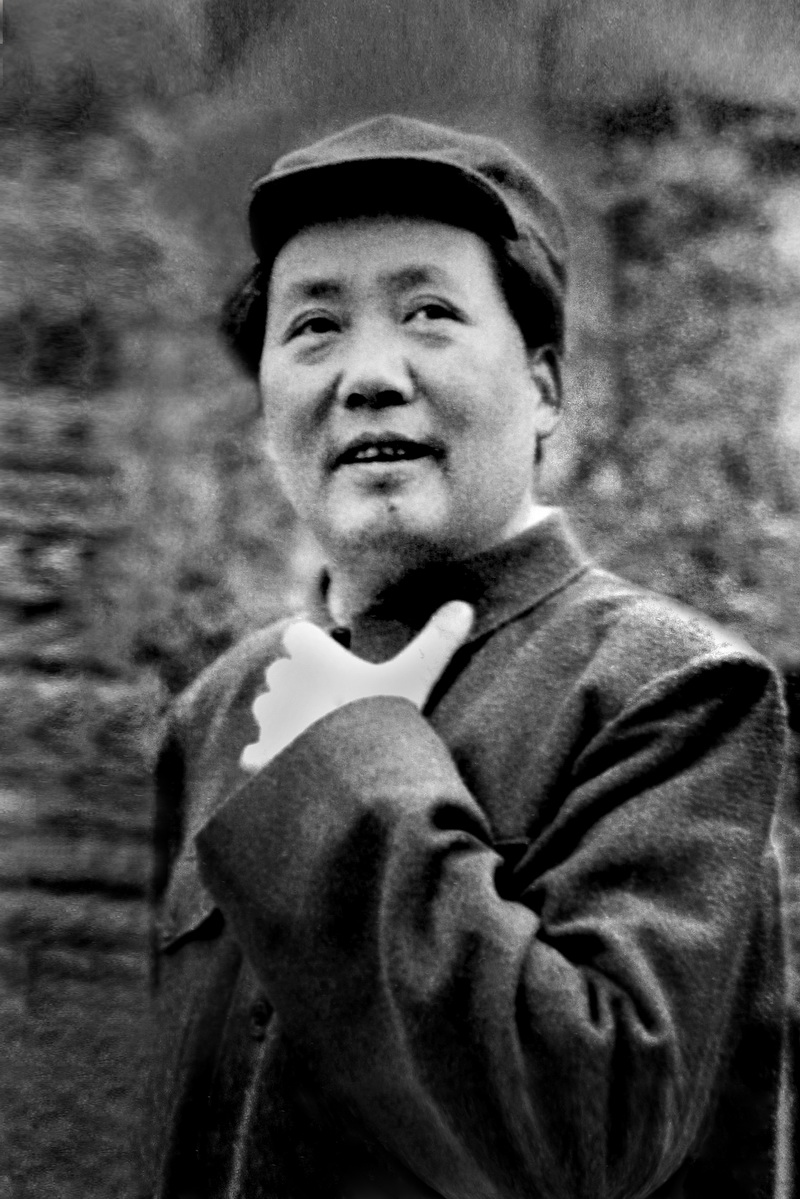
%> input picture freq-filter/5.jpg, 800 x 1199 px
$ octave hpfilter_boost.m   (GNU Octave 9; MATLAB toolbox functions it lacks are replaced by stand-ins)
%> lines starting %> are read from the running program, lines starting %| are printed output that depends on the picture
### freq-filter/paddedsize.m
function PQ = paddedsize(AB, CD, PARAM)
%PADDEDSIZE Computes padded sizes useful for FFT-based filtering.
%   PQ = PADDEDSIZE(AB), where AB is a two-element size vector,
%   computes the two-element size vector PQ = 2*AB.
%
%   PQ = PADDEDSIZE(AB, 'PWR2') computes the vector PQ such that
%   PQ(1) = PQ(2) = 2^nextpow2(2*m), where m is MAX(AB).
%
%   PQ = PADDEDSIZE(AB, CD), where AB and CD are two-element size
%   vectors, computes the two-element size vector PQ.  The elements
%   of PQ are the smallest even integers greater than or equal to
%   AB + CD - 1.
%
%   PQ = PADDEDSIZE(AB, CD, 'PWR2') computes the vector PQ such that
%   PQ(1) = PQ(2) = 2^nextpow2(2*m), where m is MAX([AB CD]).

%   Copyright 2002-2004 R. C. Gonzalez, R. E. Woods, & S. L. Eddins
%   Digital Image Processing Using MATLAB, Prentice-Hall, 2004
%   $Revision: 1.5 $  $Date: 2003/08/25 14:28:22 $

if nargin == 1
   PQ  = 2*AB;
elseif nargin == 2 & ~ischar(CD)
   PQ = AB + CD - 1;
   PQ = 2 * ceil(PQ / 2);
elseif nargin == 2
   m = max(AB); % Maximum dimension.

   % Find power-of-2 at least twice m.
   P = 2^nextpow2(2*m);
   PQ = [P, P];
elseif nargin == 3
   m = max([AB CD]); % Maximum dimension.
   P = 2^nextpow2(2*m);
   PQ = [P, P];
else
   error('Wrong number of inputs.')
end

### freq-filter/dftuv.m
function [U, V] = dftuv(M, N)
%DFTUV Computes meshgrid frequency matrices.
%   [U, V] = DFTUV(M, N) computes meshgrid frequency matrices U and
%   V.  U and V are useful for computing frequency-domain filter
%   functions that can be used with DFTFILT.  U and V are both
%   M-by-N.

%   Copyright 2002-2004 R. C. Gonzalez, R. E. Woods, & S. L. Eddins
%   Digital Image Processing Using MATLAB, Prentice-Hall, 2004
%   $Revision: 1.3 $  $Date: 2003/04/16 22:30:34 $

% Set up range of variables.
u = 0:(M - 1);
v = 0:(N - 1);

% Compute the indices for use in meshgrid.
idx = find(u > M/2);
u(idx) = u(idx) - M;
idy = find(v > N/2);
v(idy) = v(idy) - N;

% Compute the meshgrid arrays.
[V, U] = meshgrid(v, u);

### freq-filter/dftfilt.m
function g = dftfilt(f, H)
             % DFTFILT Performs frequency domain filtering.
             %   G = DFTFILT(F, H) filters F in the frequency domain using the
                     %   filter transfer function H. The output, G, is the filtered
                     %   image, which has the same size as F.  DFTFILT automatically pads
                     %   F to be the same size as H.  Function PADDEDSIZE can be used to
                     %   determine an appropriate size for H.
                     %
                     %   DFTFILT assumes that F is real and that H is a real, uncentered
                     %   circularly - symmetric filter function.

                     %   Copyright 2002 - 2004 R. C. Gonzalez, R. E. Woods, & S. L. Eddins
                     %   Digital Image Processing Using MATLAB, Prentice - Hall, 2004
                     %   $Revision : 1.5 $  $Date : 2003 / 08 / 25 14 : 28 : 22 $

                     % Obtain the FFT of the padded input.
                     F = fft2(f, size(H, 1), size(H, 2));

% Perform filtering.
g = real(ifft2(H.*F));
% Crop to original size.
g = g(1: size(f, 1), 1: size(f, 2));

### freq-filter/hpfilter.m
function H = hpfilter(type, M, N, D0, n)
%HPFILTER Computes frequency domain highpass filters.
%   H = HPFILTER(TYPE, M, N, D0, n) creates the transfer function of
%   a highpass filter, H, of the specified TYPE and size (M-by-N).
%   Valid values for TYPE, D0, and n are:
%
%   'ideal'    Ideal highpass filter with cutoff frequency D0.  n
%              need not be supplied. D0 must be positive.
%
%   'btw'      Butterworth highpass filter of order n, and cutoff
%              D0.  The default value for n is 1.0. D0 must be
%              positive.
%
%   'gaussian' Gaussian highpass filter with cutoff (standard
%              deviation) D0. n need not be supplied. D0 must be
%              positive.

%   Copyright 2002-2004 R. C. Gonzalez, R. E. Woods, & S. L. Eddins
%   Digital Image Processing Using MATLAB, Prentice-Hall, 2004
%   $Revision: 1.4 $  $Date: 2003/08/25 14:28:22 $

% The transfer function Hhp of a highpass filter is 1 - Hlp,
% where Hlp is the transfer function of the corresponding lowpass
% filter.  Thus, we can use function lpfilter to generate highpass
% filters.

if nargin == 4
   n = 1; % Default value of n.
end

% Generate highpass filter.
Hlp = lpfilter(type, M, N, D0, n);
H = 1 - Hlp;

### freq-filter/lpfilter.m
function H = lpfilter(type, M, N, D0, n)
%LPFILTER Computes frequency domain lowpass filters.
%   H = LPFILTER(TYPE, M, N, D0, n) creates the transfer function of
%   a lowpass filter, H, of the specified TYPE and size (M-by-N). To
%   view the filter as an image or mesh plot, it should be centered
%   using H = fftshift(H).
%
%   Valid values for TYPE, D0, and n are:
%
%   'ideal'    Ideal lowpass filter with cutoff frequency D0. n need
%              not be supplied.  D0 must be positive.
%
%   'btw'      Butterworth lowpass filter of order n, and cutoff
%              D0.  The default value for n is 1.0.  D0 must be
%              positive.
%
%   'gaussian' Gaussian lowpass filter with cutoff (standard
%              deviation) D0.  n need not be supplied.  D0 must be
%              positive.

%   Copyright 2002-2004 R. C. Gonzalez, R. E. Woods, & S. L. Eddins
%   Digital Image Processing Using MATLAB, Prentice-Hall, 2004
%   $Revision: 1.8 $  $Date: 2004/11/04 22:33:16 $

% Use function dftuv to set up the meshgrid arrays needed for
% computing the required distances.
[U, V] = dftuv(M, N);

% Compute the distances D(U, V).
D = sqrt(U.^2 + V.^2);

% Begin filter computations.
switch type
case 'ideal'
   H = double(D <= D0);
case 'btw'
   if nargin == 4
      n = 1;
   end
   H = 1./(1 + (D./D0).^(2*n));
case 'gaussian'
   H = exp(-(D.^2)./(2*(D0^2)));
otherwise
   error('Unknown filter type.')
end

### freq-filter/hpfilter_boost.m
clc;clear all;
f = imread('5.jpg');
%> f is the input picture: size 1199x800x3 uint8; mean R, G, B 80.4, 80.4, 80.4
f=rgb2gray(f);
%> f: size 1199x800 uint8
PQ = paddedsize(size(f));
D0 = 0.05*PQ(1);
HBW = hpfilter('gaussian',PQ(1),PQ(2),D0,2);
H = 0.5+2*HBW;
gbw = dftfilt(f,HBW);
%> in dftfilt, `g = g(1: size(f, 1), 1: size(f, 2));`:
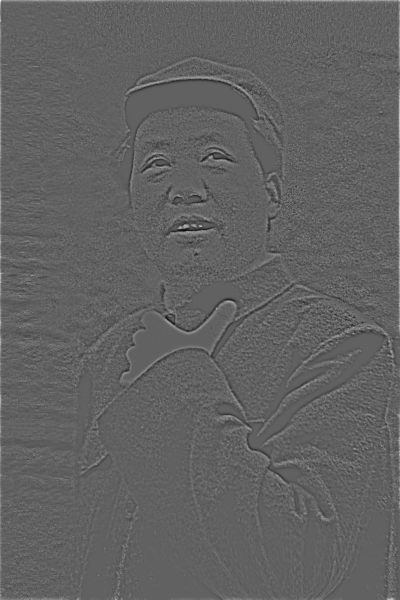
%> g: size 1199x800 double (shown at 1/2 size); min -71.47, max 115.4, mean 0.3; drawn with min black and max white
% gbw = gscale(gbw);

ghf = dftfilt(f,H);
%> in dftfilt (call 2), `g = real(ifft2(H.*F));`:
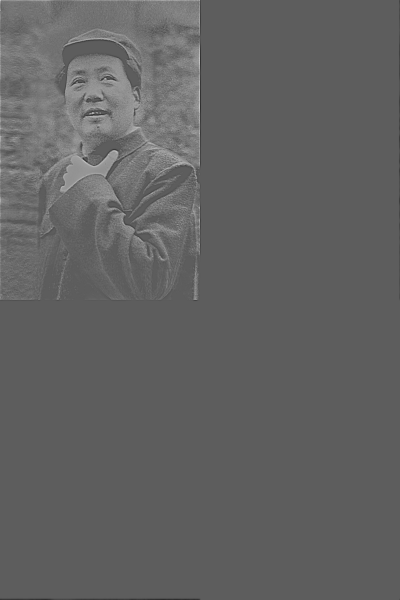
%> g: size 2398x1600 double (shown at 1/4 size); min -178.5, max 310.3, mean 10.1; drawn with min black and max white
%> in dftfilt (call 2), `g = g(1: size(f, 1), 1: size(f, 2));`:
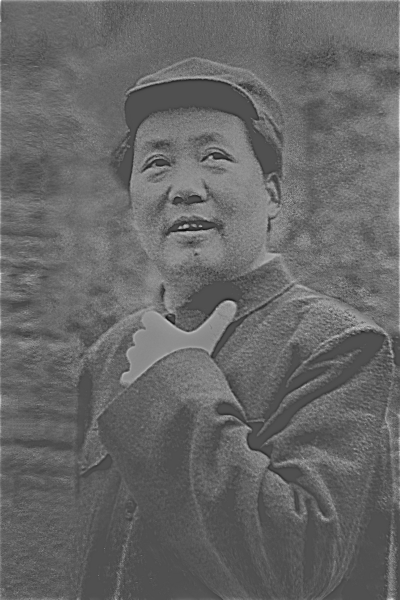
%> g: size 1199x800 double (shown at 1/2 size); min -142.4, max 310.3, mean 40.8; drawn with min black and max white
% ghf = gscale(ghf);

ghe = histeq(ghf,256);
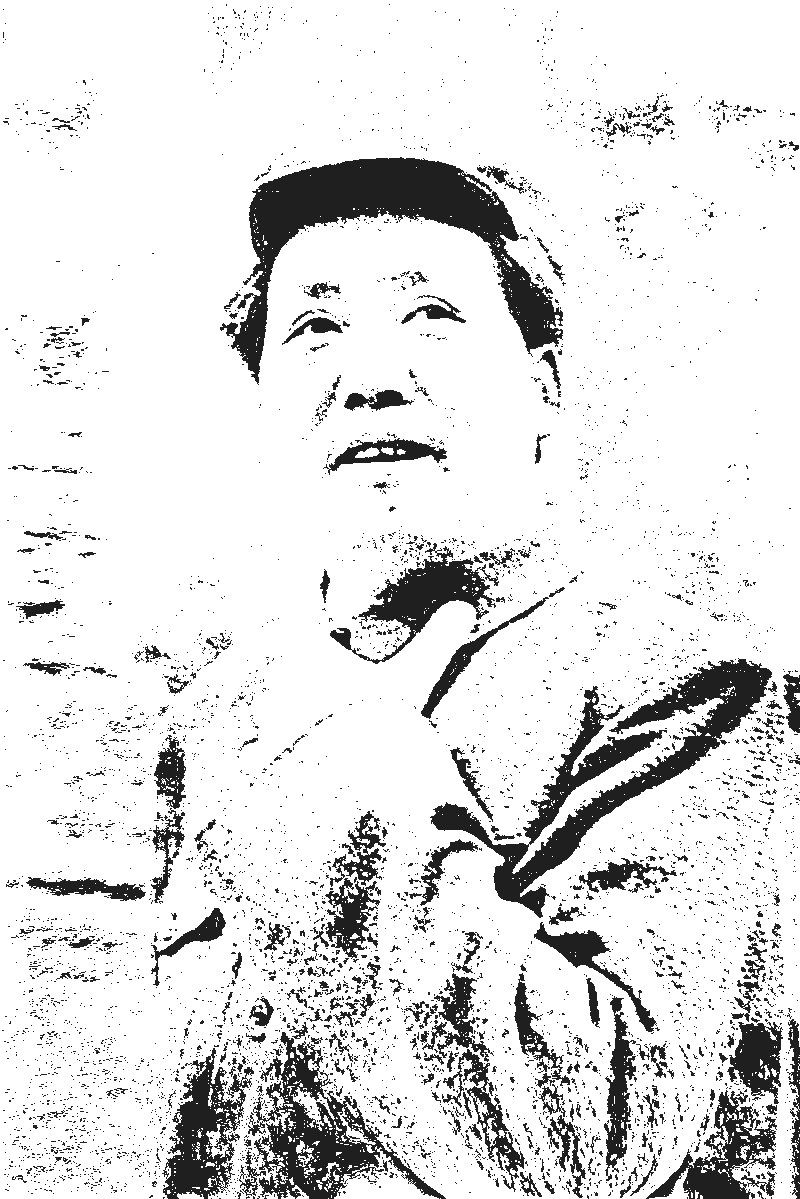
%> ghe: size 1199x800 double; min 0.122, max 1, mean 0.88

subplot(221);imshow(f,[]);title('Original Pic');
subplot(222);imshow(gbw,[]);title('gaussian');
subplot(223);imshow(ghf,[]);title('gaussian & boost');
subplot(224);imshow(ghe,[]);title('boost & hist');

$ run again, with freq-filter/2.jpg copied over freq-filter/5.jpg
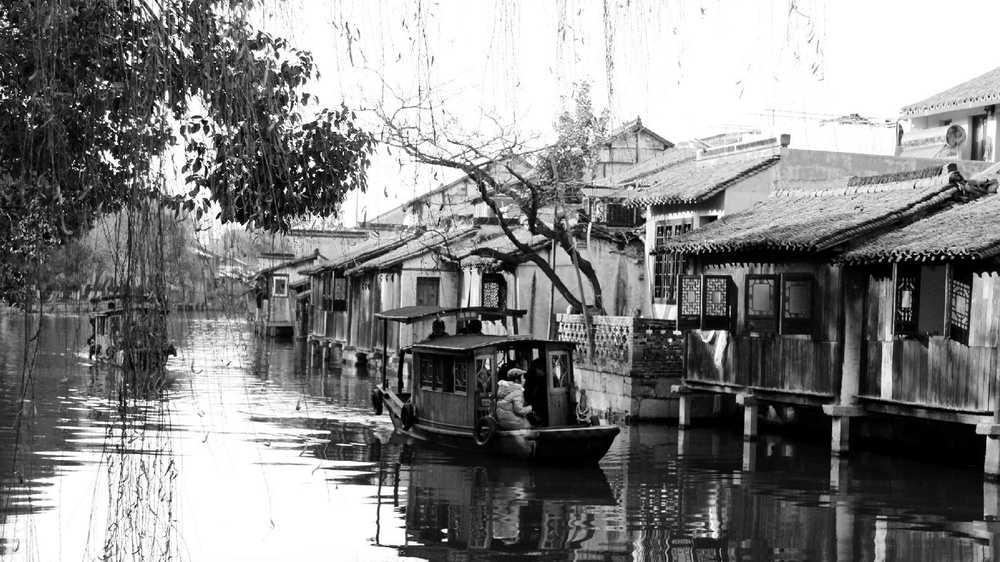
%> input picture freq-filter/2.jpg, 1000 x 562 px, shrunk from 1920 x 1080 before the run
%> f is the input picture: size 562x1000x3 uint8; min 0, max 255, mean 131.7
%> f: size 562x1000 uint8
%> in dftfilt, `g = g(1: size(f, 1), 1: size(f, 2));`:
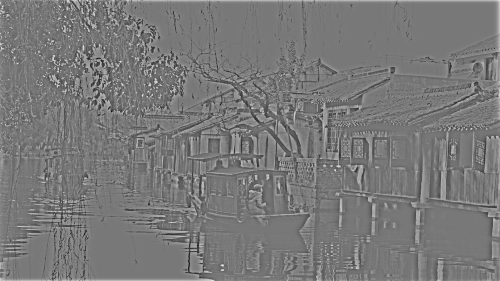
%> g: size 562x1000 double (shown at 1/2 size); min -193.1, max 215.5, mean 1.3; drawn with min black and max white
%> `ghe = histeq(ghf,256);`:
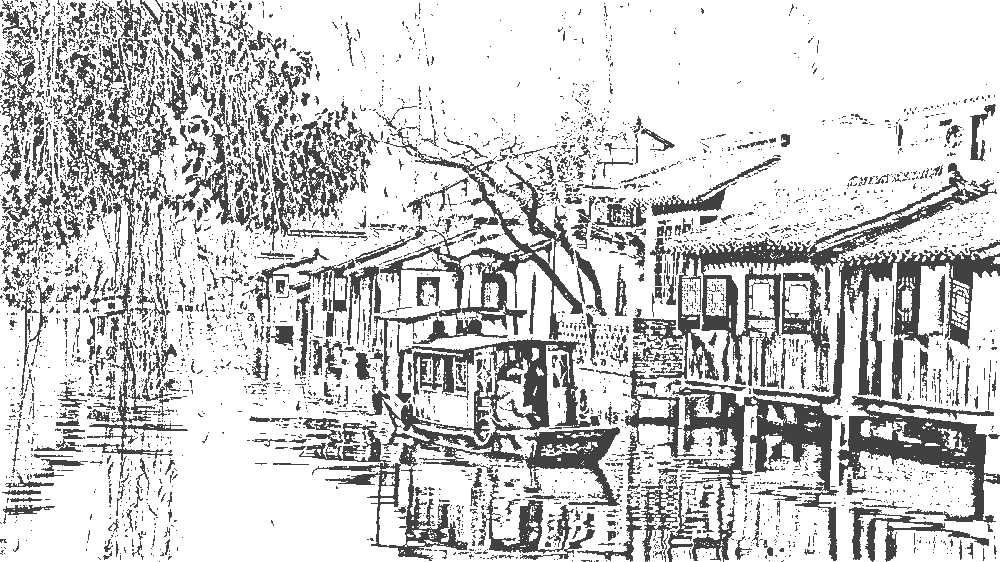
%> ghe: size 562x1000 double; min 0.255, max 1, mean 0.805
